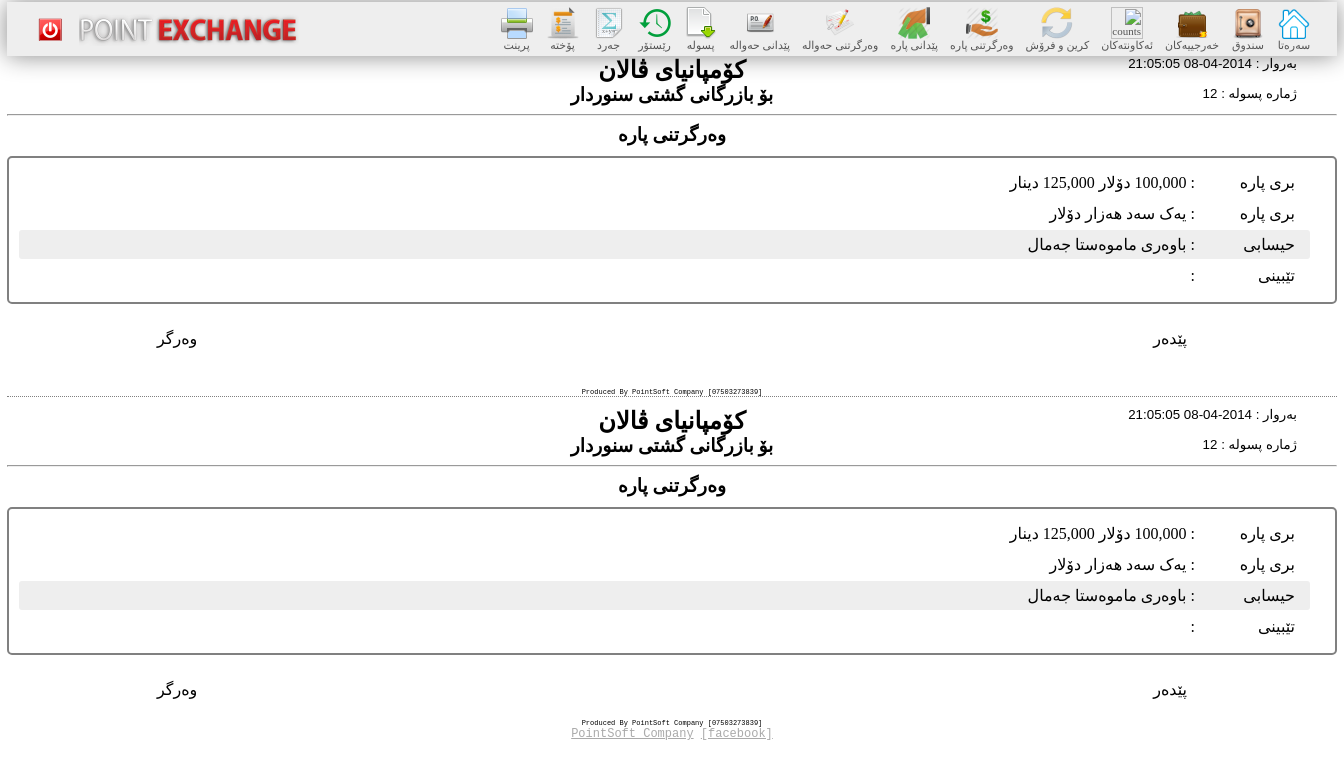
Screenshot of /loan_payment_view.php?id=12 (signed in) with the database file from the repository.
### tables this page shows
CREATE TABLE IF NOT EXISTS `loan_payment` (
  `id` int(11) NOT NULL AUTO_INCREMENT,
  `id_user` int(11) DEFAULT NULL,
  `id_account` int(11) NOT NULL,
  `date_time` datetime DEFAULT NULL,
  `a_dollar` decimal(12,0) DEFAULT NULL,
  `a_dinar` decimal(20,0) DEFAULT NULL,
  `a_tman` decimal(20,0) DEFAULT NULL,
  `detail` varchar(200) DEFAULT NULL,
  PRIMARY KEY (`id`)
);

CREATE TABLE IF NOT EXISTS `accounts` (
  `id` int(11) NOT NULL AUTO_INCREMENT,
  `owner_name` varchar(200) DEFAULT NULL,
  `account_number` varchar(50) DEFAULT NULL,
  `balance` bigint(20) DEFAULT NULL,
  `date_created` datetime DEFAULT NULL,
  `detail` varchar(200) DEFAULT NULL,
  PRIMARY KEY (`id`)
);

### class/loan_payment.class.php (called while the page is built, shortened)
<?php
require_once 'database.class.php';
class loan_payment extends database{
	private static $TABLE = 'loan_payment';
	public static function get_loan_payment_info($id){
		try{
			$sql = "SELECT p.id,p.date_time,p.a_dollar,p.a_dinar,p.a_tman,p.detail,a.owner_name FROM ".self::$TABLE." p left join accounts a on a.id = p.id_account WHERE p.id = :id";
			$stmt = self::$PDO->prepare($sql);
			$stmt->bindParam(':id',$id,PDO::PARAM_INT);
			$stmt->execute();
			$row = $stmt->fetch(PDO::FETCH_ASSOC);
			return $row;
		}
		catch(PDOException $e){
			echo 'Error: [loan_payment.class.php/function get_loan_payment_info]'.$e->getMessage().'<br>';
			die();
		}
	}
}
?>

### class/database.class.php (called while the page is built, shortened)
<?php
function dsh_money($money,$decimal_check = 2,$symbol = null){
	$negative = false;
	$decimal = $money - intval($money);
	$arr = array();
	if($money !== 0)
		while($money){
			$part = strval($money % 1000);
			$len = strlen($part);
			if($len == 1)
				$part = '00'.$part;
			else if($len == 2)
				$part = '0'.$part;
			$money =intval($money/1000);
			array_push($arr, $part);
		}
	else
		$arr = array(0);
	$arr = array_reverse($arr);
	$str = implode(',', $arr);
	return $str;
}
function money_to_word($number)
{
    $max_size = pow(10,18);
    if (is_int($number) && $number < abs($max_size))
    {
        switch ($number)
        {
            case 1:
                $string = "یەک";
                break;
            case $number < pow(10,3):
                $prefix = money_to_word(intval(floor($number/pow(10,2)))) . " سەد";
                $string = $prefix . @$suffix;
                break;
            case $number < pow(10,6):
                $prefix = money_to_word(intval(floor($number/pow(10,3)))) . " هەزار";
                $string = $prefix . " " . @$suffix;
                break;
        }
    } else
    {
        echo "ERROR with - $number<br/> Number must be an integer between -" . number_format($max_size, 0, ".", ",") . " and " . number_format($max_size, 0, ".", ",") . " exclussive.";
    }
    return $string;
}
?>

### loan_payment_view.php (the view, shortened to what this page needs)
<?php
	require_once 'class/database.class.php';
	require_once 'class/loan_payment.class.php';
	$order_payment_info = loan_payment::get_loan_payment_info(@$_GET['id']);
	$money = '';
	if($order_payment_info['a_dollar'])
		$money .= dsh_money($order_payment_info['a_dollar']).' دۆلار ';
	if($order_payment_info['a_dinar'])
		$money .= dsh_money($order_payment_info['a_dinar']).' دینار ';
?>
<html>
<?php require_once 'head_tag.php'; ?>
  <body>
  	<div id="wrapper">
  		<?php require_once 'nav.php'; ?>
  		<div id="main">
			<section>
				<h2>کۆمپانیای ڤالان</h2>
				<h3>بۆ بازرگانی گشتی سنوردار</h3>
				<div class="corner">
					<p>بەروار : <?php echo $order_payment_info['date_time']; ?></p>
					<p>ژمارە پسوله : <?php echo $order_payment_info['id']; ?></p>
				</div>
				<hr>
				<h3>وەرگرتنی پاره</h3>
				<div class="package">
					<p><span> بری پاره  </span>: <?php echo $money ?> </p>
					<p><span> بری پاره  </span>: <?php echo money_to_word(intval($order_payment_info['a_dollar'])); ?> دۆلار</p>
					<p class="ee"><span> حیسابی </span>: <?php echo $order_payment_info['owner_name']; ?></p>
					<p><span> تێبینی </span>: <?php echo $order_payment_info['detail']; ?></p>
				</div>
				<div class="pedar">پێدەر</div>
				<div class="warger">وەرگر</div>
			</section>
			<div class="dash">Produced By PointSoft Company [07503273839]</div>
			<section>
				<h2>کۆمپانیای ڤالان</h2>
				<h3>بۆ بازرگانی گشتی سنوردار</h3>
				<div class="corner">
					<p>بەروار : <?php echo $order_payment_info['date_time']; ?></p>
					<p>ژمارە پسوله : <?php echo $order_payment_info['id']; ?></p>
				</div>
				<hr>
				<h3>وەرگرتنی پاره</h3>
				<div class="package">
					<p><span> بری پاره  </span>: <?php echo $money ?> </p>
					<p><span> بری پاره  </span>: <?php echo money_to_word(intval($order_payment_info['a_dollar'])); ?> دۆلار</p>
					<p class="ee"><span> حیسابی </span>: <?php echo $order_payment_info['owner_name']; ?></p>
					<p><span> تێبینی </span>: <?php echo $order_payment_info['detail']; ?></p>
				</div>
				<div class="pedar">پێدەر</div>
				<div class="warger">وەرگر</div>
			</section>
			<div class="dash2">Produced By PointSoft Company [07503273839]</div>
		</div>
		<?php require_once 'footer.php'; ?>
  </body>
</html>

### style.css (style rules this page uses)
body { background: url('images/500px/seamlesstexture21_500.jpg'); margin: 0; }
#wrapper { width: 1330px; border: 2px solid white; margin: 0 auto; background-color: rgba(255,255,255,0.8); }

### loan_payment_view.php (style rules this page uses)
.corner { margin-top: -55px; float: right; font-family: arial; font-size: smaller; direction: rtl; }
section { direction: rtl; font-family: 'kxani'; }
section h2, section h3 { text-align: center; margin:0; }
.corner p { margin:0 25px 5px 0; }
section p { margin:0 15px 2px 0; padding: 5px; padding-right: 15px; border-radius: 3px; }
section p span { display: inline-block; width: 100px; }
section .package { border: 2px solid gray; border-radius: 5px; padding: 10px; margin-top: 10px; }
.pedar { float:right; margin: 25px 150px 0 0; }
.warger { float:left; margin: 25px 0 0 150px; }
.ee { background-color: #EEE; }
.dash { border-bottom: 1px dotted gray; margin: 40px 0 10px 0; text-align: center; font-family: courier new; font-size: 7px; }
.dash2 { margin: 20px 0 0 0; text-align: center; font-family: courier; font-size: 7px; }

### rows the page displays
loan_payment: date_time "2014-04-08 21:05:05", id "12", a_dollar "یەک سەد هەزار", id_account.owner_name "باوەری ماموەستا جەمال"

### other values shown
$words[$phrase] "سەرەتا سندوق خەرجییەکان ئەکاونتەکان کرین و فرۆش وەرگرتنی پاره پێدانی پارە وەرگرتنی حەوالە پێدانی حەوالە پسولە رێستۆر جەرد پۆخته پرینت"
$money "100,000 دۆلار 125,000 دینار"
